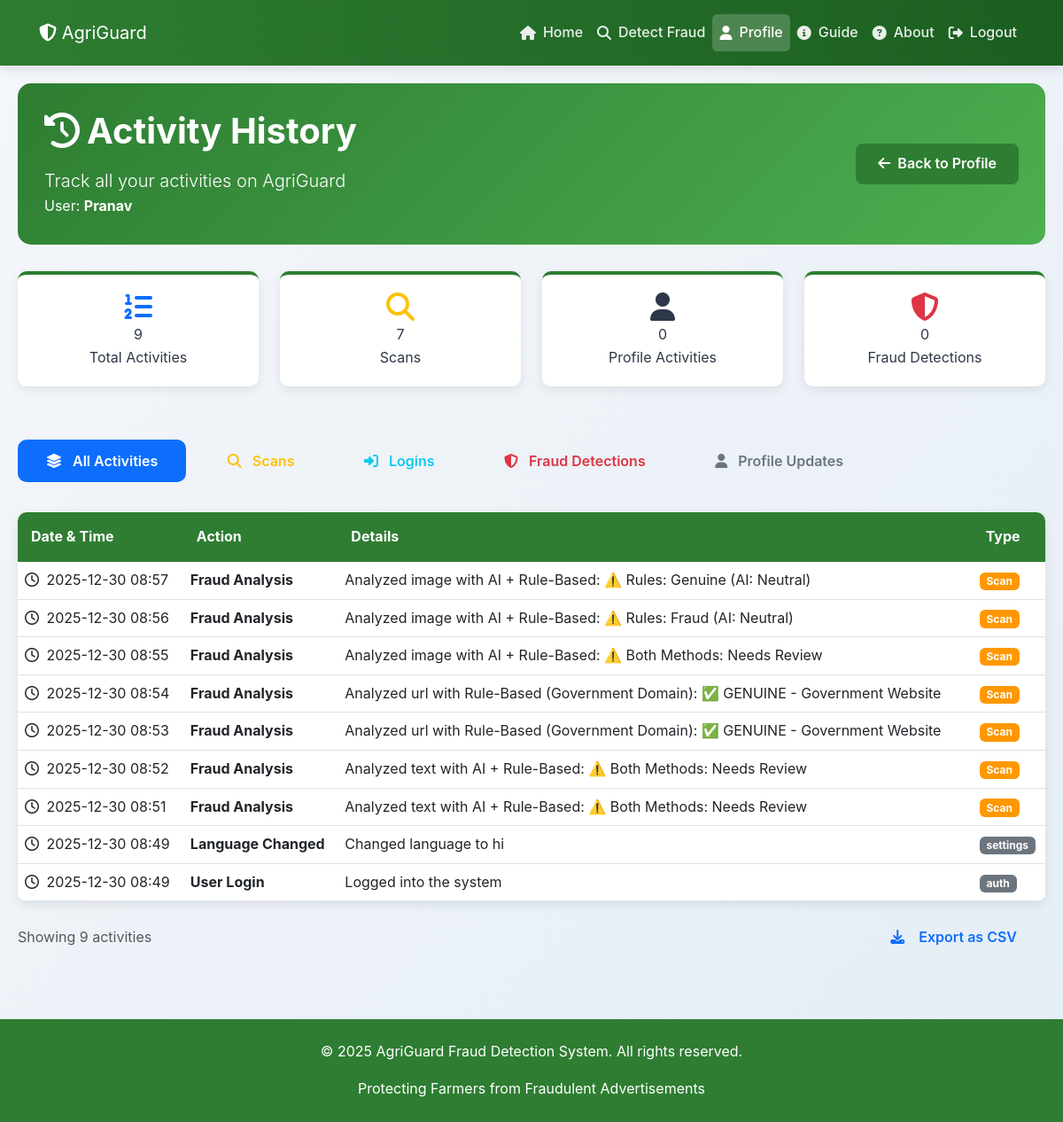
Before: /activity-history (signed in) with the older database file.
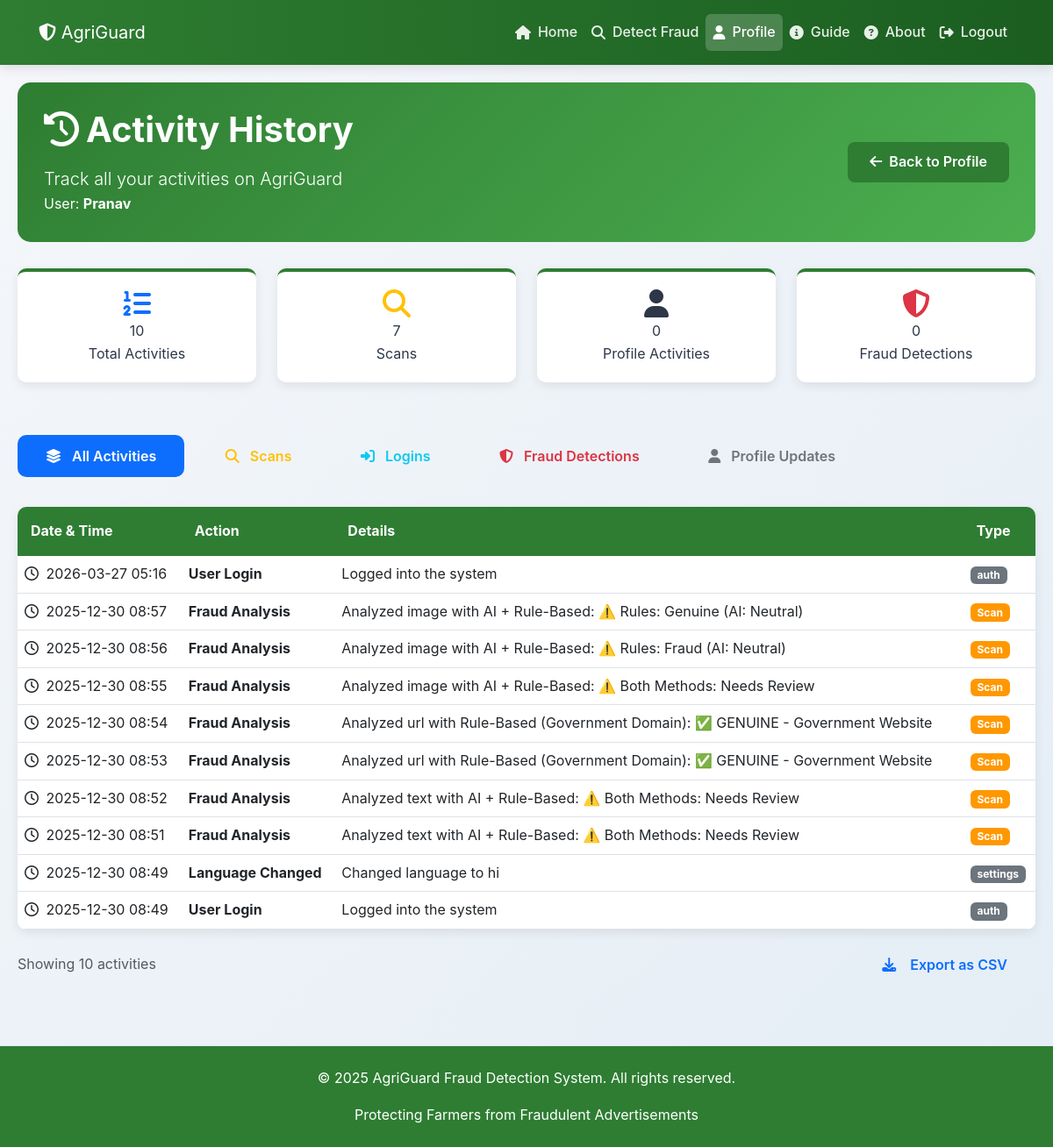
After: the same page with the newer database file.
### tables this page shows
CREATE TABLE users(
                id INTEGER PRIMARY KEY AUTOINCREMENT,
                username TEXT UNIQUE NOT NULL,
                email TEXT UNIQUE NOT NULL,
                mobile TEXT UNIQUE NOT NULL,
                password TEXT NOT NULL,
                fullname TEXT,
                location TEXT,
                profile_pic TEXT,
                language TEXT DEFAULT 'en',
                email_notifications BOOLEAN DEFAULT 1,
                account_type TEXT DEFAULT 'standard',
                created_at TIMESTAMP DEFAULT CURRENT_TIMESTAMP,
                reset_token TEXT,
                reset_token_expiry DATETIME
            );

CREATE TABLE user_activity (
                id INTEGER PRIMARY KEY AUTOINCREMENT,
                user_id INTEGER,
                action TEXT,
                details TEXT,
                type TEXT,
                timestamp TIMESTAMP DEFAULT CURRENT_TIMESTAMP,
                FOREIGN KEY (user_id) REFERENCES users(id) ON DELETE CASCADE
            );

### app.py (the view)
@app.route("/activity-history")
@login_required
def activity_history():
    conn = sqlite3.connect("users.db")
    c = conn.cursor()
    c.execute("SELECT username, email FROM users WHERE id = ?", (session['user_id'],))
    user_data = c.fetchone()
    username = user_data[0] if user_data else "User"
    c.execute("""
        SELECT action, details, type, timestamp
        FROM user_activity
        WHERE user_id = ?
        ORDER BY timestamp DESC
    """, (session['user_id'],))
    activity_data = c.fetchall()
    activities = []
    for row in activity_data:
        activities.append({
            'action': row[0],
            'details': row[1],
            'type': row[2],
            'timestamp': row[3]
        })
    c.execute("""
        SELECT type, COUNT(*)
        FROM user_activity
        WHERE user_id = ?
        GROUP BY type
    """, (session['user_id'],))
    type_counts = dict(c.fetchall())
    conn.close()
    return render_template("activity_history.html",
                         username=username,
                         activities=activities,
                         type_counts=type_counts,
                         total_activities=len(activities))

### app.py (called while the page is built)
def login_required(f):
    @wraps(f)
    def decorated_function(*args, **kwargs):
        if 'user_id' not in session:
            flash("Please login first", "error")
            return redirect(url_for('login_selector'))
        return f(*args, **kwargs)
    return decorated_function

@app.context_processor
def inject_user():
    is_admin = False
    if 'user_id' in session:
        is_admin = (session.get('account_type') == 'admin' or
                   session.get('username') == 'admin')
    return dict(
        current_user=session.get("username"),
        current_lang=session.get("lang", "en"),
        is_logged_in="user_id" in session,
        is_admin=is_admin,
        current_path=request.path,
        ml_available=ML_AVAILABLE
   )

### templates/activity_history.html (shortened to what this page needs)
<!DOCTYPE html>
<html lang="en">
<head>
    <link href="https://cdn.jsdelivr.net/npm/bootstrap@5.3.0-alpha1/dist/css/bootstrap.min.css" rel="stylesheet">
    <link rel="stylesheet" href="https://cdnjs.cloudflare.com/ajax/libs/font-awesome/6.4.0/css/all.min.css">
    <link rel="stylesheet" href="{{ url_for('static', filename='style.css') }}">
</head>
<body>
    <nav class="navbar navbar-expand-lg navbar-dark" style="background-color: var(--primary-color);">
        <div class="container">
            <a class="navbar-brand" href="/">
                <i class="fas fa-shield-alt"></i> AgriGuard
            </a>
            <div class="collapse navbar-collapse" id="navbarNav">
                <ul class="navbar-nav ms-auto">
                    <li class="nav-item">
                        <a class="nav-link" href="/"><i class="fas fa-home"></i> Home</a>
                    </li>
                    <li class="nav-item">
                        <a class="nav-link" href="/detect"><i class="fas fa-search"></i> Detect Fraud</a>
                    </li>
                    <li class="nav-item">
                        <a class="nav-link active" href="/profile"><i class="fas fa-user"></i> Profile</a>
                    </li>
                    <li class="nav-item">
                        <a class="nav-link" href="/instruction"><i class="fas fa-info-circle"></i> Guide</a>
                    </li>
                    <li class="nav-item">
                        <a class="nav-link" href="/about"><i class="fas fa-question-circle"></i> About</a>
                    </li>
                    <li class="nav-item">
                        <a class="nav-link" href="/logout"><i class="fas fa-sign-out-alt"></i> Logout</a>
                    </li>
                </ul>
            </div>
        </div>
    </nav>
    <div class="activity-container">
        <div class="page-header">
            <div class="d-flex justify-content-between align-items-center flex-wrap">
                <div>
                    <h1 class="display-6 fw-bold mb-3">
                        <i class="fas fa-history me-2"></i>Activity History
                    </h1>
                    <p class="lead mb-0">Track all your activities on AgriGuard</p>
                    <p class="mb-0">User: <strong>{{ username }}</strong></p>
                </div>
                <a href="/profile" class="back-button">
                    <i class="fas fa-arrow-left me-2"></i>Back to Profile
                </a>
            </div>
        </div>
        <div class="row mb-4">
            <div class="col-md-3 col-sm-6 mb-3">
                <div class="stats-card text-center">
                    <div class="stats-icon">
                        <i class="fas fa-list-ol fa-2x text-primary"></i>
                    </div>
                    <div class="stats-number">{{ total_activities }}</div>
                    <div class="stats-label">Total Activities</div>
                </div>
            </div>
            <div class="col-md-3 col-sm-6 mb-3">
                <div class="stats-card text-center">
                    <div class="stats-icon">
                        <i class="fas fa-search fa-2x text-warning"></i>
                    </div>
                    <div class="stats-number">{{ type_counts.get('scan', 0) }}</div>
                    <div class="stats-label">Scans</div>
                </div>
            </div>
            <div class="col-md-3 col-sm-6 mb-3">
                <div class="stats-card text-center">
                    <div class="stats-icon">
                        <i class="fas fa-user fa-2x text-purple"></i>
                    </div>
                    <div class="stats-number">{{ type_counts.get('login', 0) + type_counts.get('profile', 0) }}</div>
                    <div class="stats-label">Profile Activities</div>
                </div>
            </div>
            <div class="col-md-3 col-sm-6 mb-3">
                <div class="stats-card text-center">
                    <div class="stats-icon">
                        <i class="fas fa-shield-alt fa-2x text-danger"></i>
                    </div>
                    <div class="stats-number">{{ type_counts.get('fraud', 0) }}</div>
                    <div class="stats-label">Fraud Detections</div>
                </div>
            </div>
        </div>
        <div class="filter-buttons mb-4">
            <button class="btn btn-outline-primary active" onclick="filterActivities('all')">
                <i class="fas fa-layer-group me-1"></i>All Activities
            </button>
            <button class="btn btn-outline-warning" onclick="filterActivities('scan')">
                <i class="fas fa-search me-1"></i>Scans
            </button>
            <button class="btn btn-outline-info" onclick="filterActivities('login')">
                <i class="fas fa-sign-in-alt me-1"></i>Logins
            </button>
            <button class="btn btn-outline-danger" onclick="filterActivities('fraud')">
                <i class="fas fa-shield-alt me-1"></i>Fraud Detections
            </button>
            <button class="btn btn-outline-secondary" onclick="filterActivities('profile')">
                <i class="fas fa-user me-1"></i>Profile Updates
            </button>
        </div>
        <div class="activity-table">
            {% if activities %}
            <div class="table-responsive">
                <table class="table table-hover mb-0" id="activityTable">
                    <thead>
                        <tr>
                            <th>Date & Time</th>
                            <th>Action</th>
                            <th>Details</th>
                            <th>Type</th>
                        </tr>
                    </thead>
                    <tbody>
                        {% for activity in activities %}
                        <tr class="activity-row" data-type="{{ activity.type }}">
                            <td>
                                <i class="far fa-clock me-1"></i>
                                {{ activity.timestamp[:16] if activity.timestamp else 'N/A' }}
                            </td>
                            <td><strong>{{ activity.action }}</strong></td>
                            <td>{{ activity.details }}</td>
                            <td>
                                {% if activity.type == 'scan' %}
                                <span class="badge badge-scan">Scan</span>
                                {% elif activity.type == 'login' %}
                                <span class="badge badge-login">Login</span>
                                {% elif activity.type == 'fraud' %}
                                <span class="badge badge-fraud">Fraud</span>
                                {% elif activity.type == 'profile' %}
                                <span class="badge badge-profile">Profile</span>
                                {% elif activity.type == 'system' %}
                                <span class="badge badge-system">System</span>
                                {% else %}
                                <span class="badge bg-secondary">{{ activity.type }}</span>
                                {% endif %}
                            </td>
                        </tr>
                        {% endfor %}
                    </tbody>
                </table>
            </div>
            {% endif %}
        </div>
        {% if activities %}
        <div class="d-flex justify-content-between align-items-center mt-3">
            <div class="text-muted">
                Showing {{ activities|length }} activities
            </div>
            <div>
                <button class="btn btn-outline-primary" onclick="exportActivities()">
                    <i class="fas fa-download me-2"></i>Export as CSV
                </button>
            </div>
        </div>
        {% endif %}
    </div>
    <footer class="footer mt-5 py-4" style="background-color: var(--primary-color); color: white;">
        <div class="container text-center">
            <p>&copy; 2025 AgriGuard Fraud Detection System. All rights reserved.</p>
            <p class="mb-0">Protecting Farmers from Fraudulent Advertisements</p>
        </div>
    </footer>
</body>
</html>

### static/style.css (style rules this page uses)
* { margin: 0; padding: 0; box-sizing: border-box; }
body { font-family: 'Inter', 'Segoe UI', system-ui, -apple-system, sans-serif; background: linear-gradient(135deg, #f5f7fa 0%, #e4edf5 100%); color: #2d3748; line-height: 1.6; min-height: 100vh; }
.navbar { background: linear-gradient(90deg, #2e7d32 0%, #1b5e20 100%); color: white; padding: 1rem 2rem; box-shadow: 0 4px 12px rgba(0, 0, 0, 0.1); position: sticky; top: 0; z-index: 1000; display: flex; justify-content: space-between; align-items: center; }
.nav-link { color: rgba(255, 255, 255, 0.9); text-decoration: none; font-weight: 500; padding: 0.5rem 1rem; border-radius: 6px; transition: all 0.3s ease; display: flex; align-items: center; gap: 8px; }
.nav-link.active { background: rgba(255, 255, 255, 0.2); color: white; }
.btn { display: inline-flex; align-items: center; justify-content: center; gap: 8px; padding: 0.75rem 2rem; font-size: 1rem; font-weight: 600; border: none; border-radius: 10px; cursor: pointer; transition: all 0.3s ease; text-decoration: none; }
.footer { text-align: center; padding: 2rem; margin-top: 4rem; color: #64748b; border-top: 1px solid #e2e8f0; }

### templates/activity_history.html (style rules this page uses)
:root { --primary-color: #2e7d32; --secondary-color: #4caf50; --accent-color: #81c784; --light-bg: #f8f9fa; --dark-text: #333; --light-text: #666; }
.activity-container { max-width: 1200px; margin: 0 auto; padding: 20px; }
.page-header { background: linear-gradient(135deg, var(--primary-color), var(--secondary-color)); color: white; padding: 30px; border-radius: 15px; margin-bottom: 30px; }
.stats-card { background: white; border-radius: 10px; padding: 20px; box-shadow: 0 4px 12px rgba(0,0,0,0.08); margin-bottom: 20px; border-top: 4px solid var(--primary-color); }
.activity-table { background: white; border-radius: 10px; overflow: hidden; box-shadow: 0 4px 12px rgba(0,0,0,0.08); }
.table thead th { background-color: var(--primary-color); color: white; border: none; padding: 15px; }
.badge-scan { background-color: #ff9800 !important; }
.back-button { background: var(--primary-color); color: white; border: none; padding: 10px 25px; border-radius: 8px; font-weight: 600; transition: all 0.3s ease; text-decoration: none; display: inline-block; }
.filter-buttons .btn { margin-right: 10px; margin-bottom: 10px; }

Changed rows visible on the page:
added user_activity: timestamp "2026-03-27 05:16", action "User Login", details "Logged into the system", type "auth"
Other visible differences:
{{ total_activities }}: "9" → "10"
{{ activities|length }}: "9" → "10"
